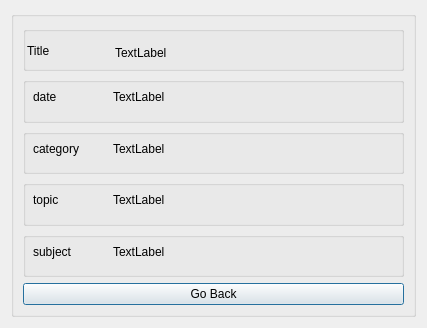
<?xml version="1.0" encoding="UTF-8"?>
<ui version="4.0">
 <class>info</class>
 <widget class="QDialog" name="info">
  <property name="geometry">
   <rect>
    <x>0</x>
    <y>0</y>
    <width>427</width>
    <height>328</height>
   </rect>
  </property>
  <property name="windowTitle">
   <string>Dialog</string>
  </property>
  <layout class="QVBoxLayout" name="verticalLayout">
   <item>
    <widget class="QGroupBox" name="groupBox">
     <property name="title">
      <string/>
     </property>
     <layout class="QVBoxLayout" name="verticalLayout_2">
      <item>
       <widget class="QGroupBox" name="groupBox_2">
        <property name="title">
         <string/>
        </property>
        <widget class="QLabel" name="title">
         <property name="geometry">
          <rect>
           <x>92</x>
           <y>17</y>
           <width>271</width>
           <height>20</height>
          </rect>
         </property>
         <property name="text">
          <string>TextLabel</string>
         </property>
        </widget>
        <widget class="QLabel" name="label_2">
         <property name="geometry">
          <rect>
           <x>4</x>
           <y>17</y>
           <width>71</width>
           <height>16</height>
          </rect>
         </property>
         <property name="text">
          <string>Title</string>
         </property>
        </widget>
       </widget>
      </item>
      <item>
       <widget class="QGroupBox" name="groupBox_3">
        <property name="title">
         <string/>
        </property>
        <widget class="QLabel" name="label_3">
         <property name="geometry">
          <rect>
           <x>10</x>
           <y>10</y>
           <width>63</width>
           <height>20</height>
          </rect>
         </property>
         <property name="text">
          <string>date</string>
         </property>
        </widget>
        <widget class="QLabel" name="date">
         <property name="geometry">
          <rect>
           <x>90</x>
           <y>10</y>
           <width>271</width>
           <height>20</height>
          </rect>
         </property>
         <property name="text">
          <string>TextLabel</string>
         </property>
        </widget>
       </widget>
      </item>
      <item>
       <widget class="QGroupBox" name="groupBox_4">
        <property name="title">
         <string/>
        </property>
        <widget class="QLabel" name="label_5">
         <property name="geometry">
          <rect>
           <x>10</x>
           <y>10</y>
           <width>63</width>
           <height>20</height>
          </rect>
         </property>
         <property name="text">
          <string>category</string>
         </property>
        </widget>
        <widget class="QLabel" name="catogory">
         <property name="geometry">
          <rect>
           <x>90</x>
           <y>10</y>
           <width>271</width>
           <height>20</height>
          </rect>
         </property>
         <property name="text">
          <string>TextLabel</string>
         </property>
        </widget>
       </widget>
      </item>
      <item>
       <widget class="QGroupBox" name="groupBox_5">
        <property name="title">
         <string/>
        </property>
        <widget class="QLabel" name="label_7">
         <property name="geometry">
          <rect>
           <x>10</x>
           <y>10</y>
           <width>63</width>
           <height>20</height>
          </rect>
         </property>
         <property name="text">
          <string>topic</string>
         </property>
        </widget>
        <widget class="QLabel" name="topic">
         <property name="geometry">
          <rect>
           <x>90</x>
           <y>10</y>
           <width>271</width>
           <height>20</height>
          </rect>
         </property>
         <property name="text">
          <string>TextLabel</string>
         </property>
        </widget>
       </widget>
      </item>
      <item>
       <widget class="QGroupBox" name="groupBox_6">
        <property name="title">
         <string/>
        </property>
        <widget class="QLabel" name="label_9">
         <property name="geometry">
          <rect>
           <x>10</x>
           <y>10</y>
           <width>63</width>
           <height>20</height>
          </rect>
         </property>
         <property name="text">
          <string>subject</string>
         </property>
        </widget>
        <widget class="QLabel" name="subject">
         <property name="geometry">
          <rect>
           <x>90</x>
           <y>10</y>
           <width>281</width>
           <height>20</height>
          </rect>
         </property>
         <property name="text">
          <string>TextLabel</string>
         </property>
        </widget>
       </widget>
      </item>
      <item>
       <widget class="QPushButton" name="backToDash">
        <property name="text">
         <string>Go Back</string>
        </property>
       </widget>
      </item>
     </layout>
    </widget>
   </item>
  </layout>
 </widget>
 <resources/>
 <connections/>
</ui>
